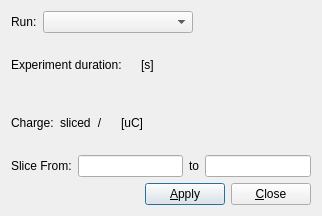
<?xml version="1.0" encoding="UTF-8"?>
<ui version="4.0">
 <class>SANSEventSlicing</class>
 <widget class="QWidget" name="SANSEventSlicing">
  <property name="geometry">
   <rect>
    <x>0</x>
    <y>0</y>
    <width>322</width>
    <height>216</height>
   </rect>
  </property>
  <property name="windowTitle">
   <string>Form</string>
  </property>
  <layout class="QGridLayout" name="gridLayout">
   <item row="0" column="0">
    <layout class="QHBoxLayout" name="horizontalLayout">
     <item>
      <widget class="QLabel" name="run_label">
       <property name="text">
        <string>Run:</string>
       </property>
      </widget>
     </item>
     <item>
      <widget class="MantidQt::MantidWidgets::WorkspaceSelector" name="run_opt">
       <property name="sizePolicy">
        <sizepolicy hsizetype="MinimumExpanding" vsizetype="Fixed">
         <horstretch>0</horstretch>
         <verstretch>0</verstretch>
        </sizepolicy>
       </property>
       <property name="minimumSize">
        <size>
         <width>150</width>
         <height>0</height>
        </size>
       </property>
       <property name="WorkspaceTypes" stdset="0">
        <stringlist>
         <string>EventWorkspace</string>
        </stringlist>
       </property>
      </widget>
     </item>
     <item>
      <spacer name="horizontalSpacer">
       <property name="orientation">
        <enum>Qt::Horizontal</enum>
       </property>
       <property name="sizeHint" stdset="0">
        <size>
         <width>40</width>
         <height>20</height>
        </size>
       </property>
      </spacer>
     </item>
    </layout>
   </item>
   <item row="1" column="0">
    <layout class="QHBoxLayout" name="horizontalLayout_2">
     <item>
      <widget class="QLabel" name="label">
       <property name="text">
        <string>Experiment duration:</string>
       </property>
      </widget>
     </item>
     <item>
      <widget class="QLabel" name="time_label">
       <property name="text">
        <string/>
       </property>
      </widget>
     </item>
     <item>
      <widget class="QLabel" name="label_2">
       <property name="text">
        <string>[s]</string>
       </property>
      </widget>
     </item>
     <item>
      <spacer name="horizontalSpacer_2">
       <property name="orientation">
        <enum>Qt::Horizontal</enum>
       </property>
       <property name="sizeHint" stdset="0">
        <size>
         <width>40</width>
         <height>20</height>
        </size>
       </property>
      </spacer>
     </item>
    </layout>
   </item>
   <item row="2" column="0">
    <layout class="QHBoxLayout" name="horizontalLayout_3">
     <item>
      <widget class="QLabel" name="label_3">
       <property name="text">
        <string>Charge:</string>
       </property>
      </widget>
     </item>
     <item>
      <widget class="QLabel" name="sliced_label">
       <property name="text">
        <string>sliced</string>
       </property>
      </widget>
     </item>
     <item>
      <widget class="QLabel" name="label_4">
       <property name="text">
        <string>/</string>
       </property>
       <property name="alignment">
        <set>Qt::AlignCenter</set>
       </property>
      </widget>
     </item>
     <item>
      <widget class="QLabel" name="total_label">
       <property name="text">
        <string/>
       </property>
      </widget>
     </item>
     <item>
      <widget class="QLabel" name="label_5">
       <property name="text">
        <string>[uC]</string>
       </property>
      </widget>
     </item>
     <item>
      <spacer name="horizontalSpacer_4">
       <property name="orientation">
        <enum>Qt::Horizontal</enum>
       </property>
       <property name="sizeHint" stdset="0">
        <size>
         <width>40</width>
         <height>20</height>
        </size>
       </property>
      </spacer>
     </item>
    </layout>
   </item>
   <item row="3" column="0">
    <layout class="QHBoxLayout" name="horizontalLayout_4">
     <item>
      <widget class="QLabel" name="label_6">
       <property name="text">
        <string>Slice From:</string>
       </property>
      </widget>
     </item>
     <item>
      <widget class="QLineEdit" name="startDouble"/>
     </item>
     <item>
      <widget class="QLabel" name="label_7">
       <property name="text">
        <string>to</string>
       </property>
       <property name="alignment">
        <set>Qt::AlignCenter</set>
       </property>
      </widget>
     </item>
     <item>
      <widget class="QLineEdit" name="stopDouble"/>
     </item>
    </layout>
   </item>
   <item row="4" column="0">
    <layout class="QHBoxLayout" name="horizontalLayout_5">
     <item>
      <spacer name="horizontalSpacer_3">
       <property name="orientation">
        <enum>Qt::Horizontal</enum>
       </property>
       <property name="sizeHint" stdset="0">
        <size>
         <width>40</width>
         <height>20</height>
        </size>
       </property>
      </spacer>
     </item>
     <item>
      <widget class="QPushButton" name="applyPb">
       <property name="text">
        <string>&amp;Apply</string>
       </property>
       <property name="default">
        <bool>true</bool>
       </property>
      </widget>
     </item>
     <item>
      <widget class="QPushButton" name="closePb">
       <property name="text">
        <string>&amp;Close</string>
       </property>
      </widget>
     </item>
    </layout>
   </item>
  </layout>
 </widget>
 <customwidgets>
  <customwidget>
   <class>MantidQt::MantidWidgets::WorkspaceSelector</class>
   <extends>QComboBox</extends>
   <header>MantidQtMantidWidgets/WorkspaceSelector.h</header>
  </customwidget>
 </customwidgets>
 <resources/>
 <connections>
  <connection>
   <sender>closePb</sender>
   <signal>clicked()</signal>
   <receiver>SANSEventSlicing</receiver>
   <slot>close()</slot>
   <hints>
    <hint type="sourcelabel">
     <x>255</x>
     <y>186</y>
    </hint>
    <hint type="destinationlabel">
     <x>223</x>
     <y>209</y>
    </hint>
   </hints>
  </connection>
 </connections>
</ui>
